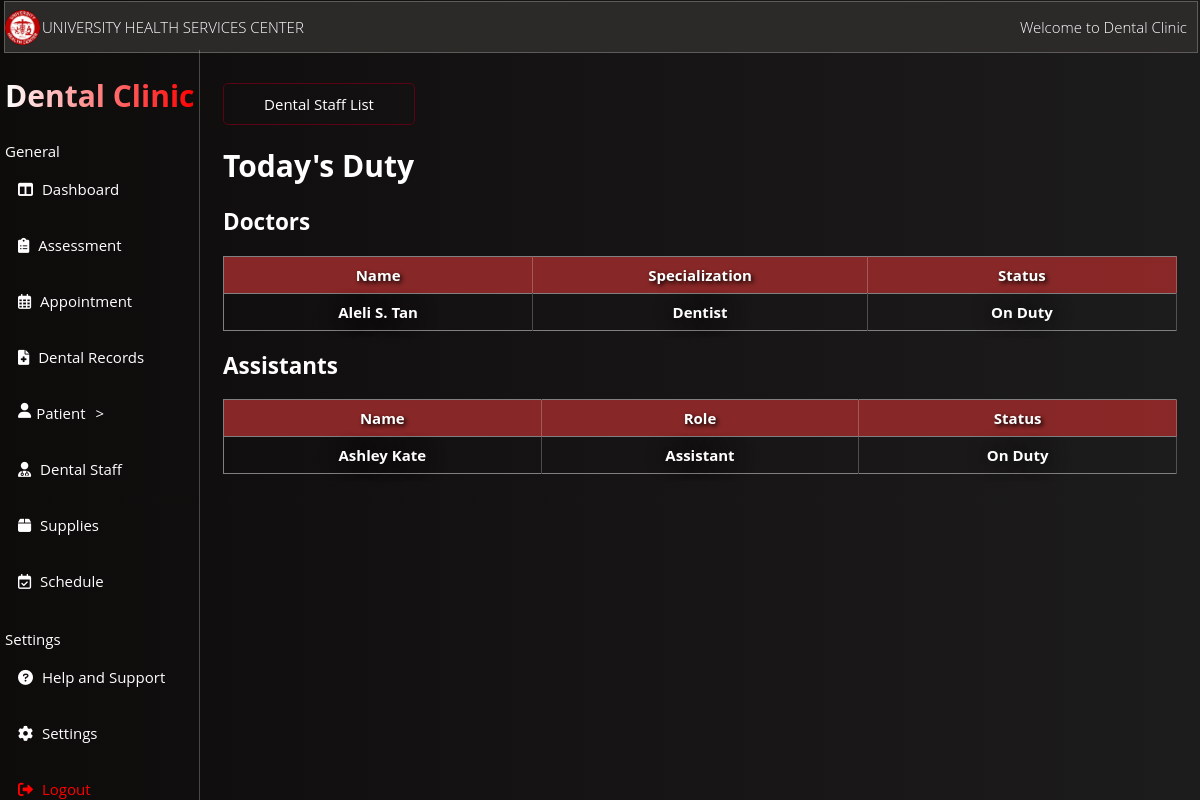
The app's page /admin_doctorsite/ with its own data.
### WmsuClinicApp/models.py (models this page shows, shortened)
class Doctor(models.Model):
    Doctor_id = models.AutoField(primary_key=True)
    name = models.CharField(max_length=100,null=True, blank=True)
    specialization = models.CharField(max_length=100,null=True, blank=True)
    status = models.CharField(max_length=50, default='Not on Duty')
    birthday = models.DateField(null=True, blank=True)
    address = models.CharField(max_length=255, null=True, blank=True)
    civil_status = models.CharField(max_length=50, null=True, blank=True)
    secondary_high_school = models.CharField(max_length=100, null=True, blank=True)
    college = models.CharField(max_length=100, null=True, blank=True)
    pre_med = models.CharField(max_length=100, null=True, blank=True)

class Assistant(models.Model):
    Assistant_id = models.AutoField(primary_key=True)
    name = models.CharField(max_length=100,null=True, blank=True)
    role = models.CharField(max_length=50,null=True, blank=True)
    status = models.CharField(max_length=50, default='Not on Duty')
    birthday = models.DateField(null=True, blank=True)
    address = models.CharField(max_length=255, null=True, blank=True)
    civil_status = models.CharField(max_length=50, null=True, blank=True)
    secondary_high_school = models.CharField(max_length=100, null=True, blank=True)
    college = models.CharField(max_length=100, null=True, blank=True)

### WmsuClinicApp/views.py (the view)
# urls.py: path('admin_doctorsite/', views.admin_doctorsite, name='admin_doctorsite'),
def admin_doctorsite(request):
    doctors = Doctor.objects.all()
    assistants = Assistant.objects.all()
    return render(request, 'WmsuClinicApp/admin_doctorsite.html', {'doctors': doctors, 'assistants': assistants})

### WmsuClinicApp/templates/WmsuClinicApp/admin_doctorsite.html (shortened to what this page needs)
{% load static %}
<!DOCTYPE html>
<html lang="en">
<head>
</head>
<body>
    <link rel="stylesheet" href="https://cdnjs.cloudflare.com/ajax/libs/font-awesome/6.0.0/css/all.min.css">
    <section class="HeaderSection">
        <img src="{% static 'images/OIP1.JPG' %}" alt="logo" class="circular-imgs">
        <p>UNIVERSITY HEALTH SERVICES CENTER</p>
        <section class="right" style="display: flex; justify-content: center;"> <p>Welcome to Dental Clinic</p></section>
    </section>
    <nav>
        <ul>
            <h1 class="gradient-text">Dental Clinic</h1>
            <h4 style="display: flex; justify-content: left; margin-left: 5px; margin-bottom: 0px; font-weight: normal;">General</h4>
            <li><a href="{% url 'admin_Dashboard' %}"><i class="fas fa-columns"></i> Dashboard</a></li>
            <li><a href="{% url 'admin_homesite' %}"><i class="fas fa-clipboard-list"></i> Assessment</a></li>
            <li><a href="{% url 'appointment_list' %}"><i class="far fa-calendar-alt"></i> Appointment</a></li>
            <li><a href="{% url 'dental_record' %}"><i class="fas fa-file-medical"></i> Dental Records</a></li>
            <li style="cursor: pointer;" id="user-toggle"><i class="fas fa-user"> </i> Patient </li>
            <li><a href="{% url 'admin_doctorsite' %}"><i class="fas fa-user-md"></i> Dental Staff</a></li>
            <li><a href="{% url 'supply_listhome' %}"><i class="fas fa-box"></i> Supplies</a></li>
            <li><a href="{% url 'admin_doctoravailability' %}"><i class="far fa-calendar-check"></i> Schedule</a></li>
            <h4 style="display: flex; justify-content: left; margin-left: 5px; margin-bottom: 0px;font-weight: normal;">Settings</h4>
            <li><a href="#"><i class="fas fa-question-circle"></i> Help and Support</a></li>
            <li><a href="#"><i class="fas fa-cog"></i> Settings</a></li>
            <li><a href="{% url 'LoginDentals' %}" class="logout-link"><i class="fas fa-sign-out-alt"></i> Logout</a></li>
        </ul>
    </nav>
<div class="Move">
    <a class="dental-staff-link" href="{% url 'admin_doctorsitelist' %}">Dental Staff List</a>
<h1 style="color: #fff;">Today's Duty</h1>
    <h2>Doctors</h2>
    <table border="1">
        <thead>
            <tr>
                <th>Name</th>
                <th>Specialization</th>
                <th>Status</th>
            </tr>
        </thead>
        <tbody>
            {% for doctor in doctors %}
                {% if doctor.status == 'On Duty' %}
                <tr>
                    <td>{{ doctor.name }}</td>
                    <td>{{ doctor.specialization }}</td>
                    <td>{{ doctor.status }}</td>
                </tr>
                {% endif %}
            {% endfor %}
        </tbody>
    </table>
    <h2>Assistants</h2>
    <table border="1">
        <thead>
            <tr>
                <th>Name</th>
                <th>Role</th>
                <th>Status</th>
            </tr>
        </thead>
        <tbody>
            {% for assistant in assistants %}
                {% if assistant.status == 'On Duty' %}
                <tr>
                    <td>{{ assistant.name }}</td>
                    <td>{{ assistant.role }}</td>
                    <td>{{ assistant.status }}</td>
                </tr>
                {% endif %}
            {% endfor %}
        </tbody>
    </table>
</div>
</body>
</html>

### WmsuClinicApp/templates/WmsuClinicApp/admin_doctorsite.html (style rules this page uses)
.HeaderSection { display: flex; align-items: center; position: fixed; top: 1px; left: 4px; color: white; width: calc(100% - 8px); background-color: rgb(44, 41, 41); border: 1px solid rgba(255, 248, 248, 0.24); font-weight: lighter; }
.right { margin-left: auto ; display: flex; justify-content: center; align-items: center; margin-right: 10px; }
.gradient-text { font-size: 30px; margin-left: 5px; margin-right: 5px; background: linear-gradient(to right, #fff, #ff0000); -webkit-background-clip: text; -moz-background-clip: text; background-clip: text; color: transparent; }
i { margin-right: 5px; }
.circular-imgs { border-radius: 50%; max-width: 35px; height: auto; margin-right: 2px; }
nav { margin-top: 50px; position: fixed; top: 0; left: 0; max-width: 100%; height: 100%; background-color: rgb(7, 7); color: #fff; text-align: center; z-index: 2; font-size: 15px; border-right: 1px solid rgba(255, 248, 248, 0.24); }
nav ul { list-style: none; padding: 0; }
nav ul li { display: flex; justify-content: left; text-decoration: none; color: #fff; transition: color 0.3s; padding: 18px; transition: background-color 0.3s ease, color 0.3s ease; }
nav ul li a { text-decoration: none; color: #fff; transition: color 0.5s; }
:before, *:after { box-sizing: border-box; }
body { padding: 1em; font-family: "Open Sans", "Helvetica Neue", Helvetica, Arial, sans-serif; font-size: 15px; color: #b9b9b9; background: linear-gradient(to left, rgb(29, 28, 28), rgb(14, 11, 11)); }
.Move { margin-top: 60px; margin-left: 200px; margin-right: 0px; }
.logout-link { color: red; text-decoration: none; }
table { border-collapse: collapse; width: 100%; border-right: 1px solid rgba(255, 248, 248, 0.24); }
th, td { border-right: 1px solid rgba(255, 248, 248, 0.24); padding: 8px; text-align: left; color: white; text-align: center; font-weight: bold; width: 10%; }
th { background-color: rgba(143, 41, 41, 0.945); color: white; text-shadow: 2px 2px 4px black; }
td { color: white; text-shadow: 0 0 20px black; }
.dental-staff-link { display: flex; justify-content:center; color: #fff; text-decoration: none; padding: 10px 20px; border-radius: 5px; background-color: transparent; border: 1px solid rgb(90, 3, 21); width: 150px; }
h2 { color: white; }

### records on screen
Doctor: name "Aleli S. Tan", specialization "Dentist", status "On Duty"
Assistant: name "Ashley Kate", role "Assistant", status "On Duty"
